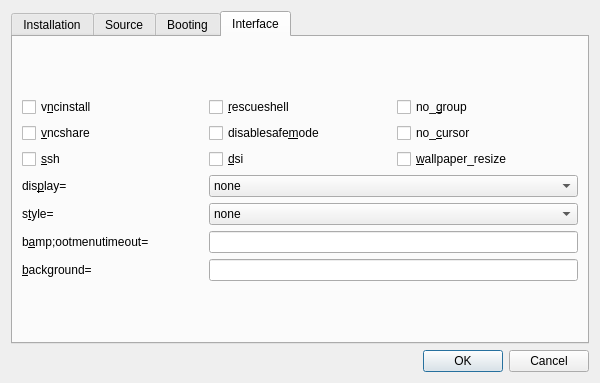
<?xml version="1.0" encoding="UTF-8"?>
<ui version="4.0">
 <class>OptionsDialog</class>
 <widget class="QDialog" name="OptionsDialog">
  <property name="geometry">
   <rect>
    <x>0</x>
    <y>0</y>
    <width>600</width>
    <height>383</height>
   </rect>
  </property>
  <property name="windowTitle">
   <string>PINN Options</string>
  </property>
  <layout class="QGridLayout" name="gridLayout">
   <item row="0" column="0">
    <layout class="QVBoxLayout" name="verticalLayout">
     <item>
      <widget class="QTabWidget" name="tabWidget">
       <property name="sizePolicy">
        <sizepolicy hsizetype="Expanding" vsizetype="Expanding">
         <horstretch>0</horstretch>
         <verstretch>0</verstretch>
        </sizepolicy>
       </property>
       <property name="toolTip">
        <string/>
       </property>
       <property name="currentIndex">
        <number>3</number>
       </property>
       <widget class="QWidget" name="installation">
        <attribute name="title">
         <string>Installation</string>
        </attribute>
        <layout class="QGridLayout" name="gridLayout_9">
         <item row="0" column="0">
          <layout class="QGridLayout" name="gridLayout_2">
           <item row="5" column="0">
            <widget class="QCheckBox" name="cb_noobsconfig">
             <property name="toolTip">
              <string>PREVENTS any noobsconfig customisations from being applied to an OS on installation</string>
             </property>
             <property name="text">
              <string>noobs&amp;config</string>
             </property>
            </widget>
           </item>
           <item row="1" column="0">
            <widget class="QLabel" name="l_reserve">
             <property name="toolTip">
              <string>Reserve some space on PINN's partition (MB)</string>
             </property>
             <property name="text">
              <string>re&amp;serve=</string>
             </property>
             <property name="buddy">
              <cstring>eb_reserve_space</cstring>
             </property>
            </widget>
           </item>
           <item row="5" column="1">
            <widget class="QLabel" name="l_configpath">
             <property name="toolTip">
              <string>Specifies a path or URL where the noobsconfig customisation files can be found (rather than being in /os/&amp;lt;distro&amp;gt;/)</string>
             </property>
             <property name="text">
              <string>&amp;configpath=</string>
             </property>
             <property name="buddy">
              <cstring>eb_configpath</cstring>
             </property>
            </widget>
           </item>
           <item row="5" column="2" colspan="2">
            <widget class="QLineEdit" name="eb_configpath">
             <property name="toolTip">
              <string>Specifies a path or URL where the noobsconfig customisation files can be found (rather than being in /os/&amp;lt;distro&amp;gt;/)</string>
             </property>
            </widget>
           </item>
           <item row="1" column="2" colspan="2">
            <widget class="QLineEdit" name="eb_reserve_space">
             <property name="toolTip">
              <string>Amount of space to reserve (MB) on PINN's partition</string>
             </property>
            </widget>
           </item>
           <item row="0" column="0">
            <widget class="QCheckBox" name="cb_runinstaller">
             <property name="toolTip">
              <string>Selecting this will erase all of your OSes</string>
             </property>
             <property name="text">
              <string>&amp;runinstaller</string>
             </property>
            </widget>
           </item>
           <item row="0" column="1">
            <widget class="QCheckBox" name="cb_noupdate">
             <property name="toolTip">
              <string>Prevents PINN from checking for self updates</string>
             </property>
             <property name="text">
              <string>no_&amp;update</string>
             </property>
            </widget>
           </item>
           <item row="0" column="2">
            <widget class="QCheckBox" name="cb_forceupdatepinn">
             <property name="toolTip">
              <string>Force PINN to self-update whenever a new version is detected</string>
             </property>
             <property name="text">
              <string>&amp;forceupdatepinn</string>
             </property>
            </widget>
           </item>
           <item row="0" column="3">
            <widget class="QCheckBox" name="cb_nofirmware">
             <property name="toolTip">
              <string>DO not update the firmware of old OSes on installation</string>
             </property>
             <property name="text">
              <string>nofirm&amp;ware</string>
             </property>
            </widget>
           </item>
           <item row="8" column="2">
            <widget class="QCheckBox" name="cb_allsd">
             <property name="toolTip">
              <string>Selects all OSes where the most recent one is on the SD card</string>
             </property>
             <property name="text">
              <string>&amp;allsd</string>
             </property>
            </widget>
           </item>
           <item row="9" column="2">
            <widget class="QCheckBox" name="cb_allusb">
             <property name="toolTip">
              <string>Selects all OSes where the most recent one is on a local USB drive</string>
             </property>
             <property name="text">
              <string>all&amp;usb</string>
             </property>
            </widget>
           </item>
           <item row="10" column="2">
            <widget class="QCheckBox" name="cb_allnetwork">
             <property name="toolTip">
              <string>Selects all OSes where the most recent one is on remote repositories.</string>
             </property>
             <property name="text">
              <string>all&amp;network</string>
             </property>
            </widget>
           </item>
           <item row="11" column="2">
            <widget class="QCheckBox" name="cb_allinstalled">
             <property name="toolTip">
              <string>Ensures all installed OSes are selected again.</string>
             </property>
             <property name="text">
              <string>all&amp;installed</string>
             </property>
            </widget>
           </item>
           <item row="8" column="3">
            <widget class="QCheckBox" name="cb_waitsd">
             <property name="toolTip">
              <string>Waits for all OSes on the SD card to be listed</string>
             </property>
             <property name="text">
              <string>&amp;waitsd</string>
             </property>
            </widget>
           </item>
           <item row="9" column="3">
            <widget class="QCheckBox" name="cb_waitusb">
             <property name="toolTip">
              <string>Waits for all OSes on local USBs to be listed</string>
             </property>
             <property name="text">
              <string>waitus&amp;b</string>
             </property>
            </widget>
           </item>
           <item row="10" column="3">
            <widget class="QCheckBox" name="cb_waitnetwork">
             <property name="toolTip">
              <string>Waits for all OS lists to be downloaded from the internet before checking the list of OSes</string>
             </property>
             <property name="text">
              <string>waitnetwor&amp;k</string>
             </property>
            </widget>
           </item>
           <item row="11" column="3">
            <widget class="QCheckBox" name="cb_waitall">
             <property name="toolTip">
              <string>Waits for OSes from all sources to be listed</string>
             </property>
             <property name="text">
              <string>waita&amp;ll</string>
             </property>
            </widget>
           </item>
           <item row="8" column="0" rowspan="4" colspan="2">
            <widget class="QListWidget" name="lv_select">
             <property name="toolTip">
              <string>The list of OSes that will be selected at startup</string>
             </property>
            </widget>
           </item>
           <item row="1" column="1">
            <widget class="QCheckBox" name="cb_reserve_plus">
             <property name="toolTip">
              <string>Reserve an ADDITIONAL amount of space</string>
             </property>
             <property name="text">
              <string>+</string>
             </property>
            </widget>
           </item>
           <item row="6" column="2">
            <widget class="QCheckBox" name="cb_silentreinstallnewer">
             <property name="toolTip">
              <string>Automatically reinstalls any selected OSes if newer versions exist</string>
             </property>
             <property name="text">
              <string>sil&amp;entreinstallnewer</string>
             </property>
            </widget>
           </item>
           <item row="6" column="1">
            <widget class="QCheckBox" name="cb_silentinstall">
             <property name="toolTip">
              <string>Allows a single or multiple OSes to be installed automatically, useful during headless installs. </string>
             </property>
             <property name="text">
              <string>&amp;silentinstall</string>
             </property>
            </widget>
           </item>
           <item row="6" column="0">
            <widget class="QLabel" name="label">
             <property name="text">
              <string>selec&amp;t=</string>
             </property>
             <property name="buddy">
              <cstring>lv_select</cstring>
             </property>
            </widget>
           </item>
          </layout>
         </item>
        </layout>
       </widget>
       <widget class="QWidget" name="source">
        <attribute name="title">
         <string>Source</string>
        </attribute>
        <layout class="QGridLayout" name="gridLayout_8">
         <item row="0" column="0">
          <layout class="QGridLayout" name="gridLayout_3">
           <item row="3" column="0">
            <widget class="QCheckBox" name="cb_no_default_source">
             <property name="toolTip">
              <string>Prevents the default RaspberryPi Foundation repository from being used.</string>
             </property>
             <property name="text">
              <string>no_&amp;default_source</string>
             </property>
            </widget>
           </item>
           <item row="4" column="0">
            <widget class="QCheckBox" name="cb_disableusbimages">
             <property name="toolTip">
              <string>Prevents OSes stored on local USB memory devices from being used.</string>
             </property>
             <property name="text">
              <string>disable&amp;usbimages</string>
             </property>
            </widget>
           </item>
           <item row="5" column="0">
            <widget class="QCheckBox" name="cb_disablesdimages">
             <property name="toolTip">
              <string>Prevent OSes stored on the SD card from being used.</string>
             </property>
             <property name="text">
              <string>disable&amp;sdimages</string>
             </property>
            </widget>
           </item>
           <item row="6" column="0">
            <widget class="QCheckBox" name="cb_showall">
             <property name="toolTip">
              <string>Shows all available installable OSes, whether they are suitable for the current model of Pi or not. Useful for preparing SD cards to be used in other RPis.</string>
             </property>
             <property name="text">
              <string>&amp;showall</string>
             </property>
            </widget>
           </item>
           <item row="0" column="0">
            <widget class="QLabel" name="l_repo_list">
             <property name="toolTip">
              <string>Provides the URL of a repo_list.json file that contains a list of URLs to other os-list_v3.json files. This allows easy remote management of Internet repositories.</string>
             </property>
             <property name="text">
              <string>repo_&amp;list=</string>
             </property>
             <property name="buddy">
              <cstring>eb_repo_list</cstring>
             </property>
            </widget>
           </item>
           <item row="1" column="0">
            <widget class="QLabel" name="l_repo">
             <property name="toolTip">
              <string>Similar to alt_image_source but it matches the NOOBS method of specifying a list of additional respositories as a space separated quoted string.</string>
             </property>
             <property name="text">
              <string>&amp;repo=</string>
             </property>
             <property name="buddy">
              <cstring>eb_repo</cstring>
             </property>
            </widget>
           </item>
           <item row="0" column="1">
            <widget class="QLineEdit" name="eb_repo_list">
             <property name="toolTip">
              <string>Provides the URL of a repo_list.json file that contains a list of URLs to other os-list_v3.json files. This allows easy remote management of Internet repositories.</string>
             </property>
            </widget>
           </item>
           <item row="2" column="0">
            <widget class="QLabel" name="l_alt_image_source">
             <property name="toolTip">
              <string>: Provides the URL of an additional os_list_v3.json file indicating the location of other OSes that can be downloaded from the Internet. Multiple instances of this option can be used.</string>
             </property>
             <property name="text">
              <string>alt_&amp;image_source=</string>
             </property>
             <property name="buddy">
              <cstring>eb_alt_image_source</cstring>
             </property>
            </widget>
           </item>
           <item row="1" column="1">
            <widget class="QLineEdit" name="eb_repo">
             <property name="toolTip">
              <string>Similar to alt_image_source but it matches the NOOBS method of specifying a list of additional respositories as a space separated quoted string.</string>
             </property>
            </widget>
           </item>
           <item row="2" column="1">
            <widget class="QLineEdit" name="eb_alt_image_source">
             <property name="toolTip">
              <string>: Provides the URL of an additional os_list_v3.json file indicating the location of other OSes that can be downloaded from the Internet. Multiple instances of this option can be used.</string>
             </property>
            </widget>
           </item>
          </layout>
         </item>
        </layout>
       </widget>
       <widget class="QWidget" name="booting">
        <attribute name="title">
         <string>Booting</string>
        </attribute>
        <layout class="QGridLayout" name="gridLayout_7">
         <item row="0" column="0">
          <layout class="QGridLayout" name="gridLayout_4">
           <item row="3" column="0">
            <widget class="QLabel" name="l_remotetimeout">
             <property name="toolTip">
              <string>When used in conjunction with forcetrigger it sets a maximum timeout period in seconds for the recovery menu to be displayed before continuing to the boot selection dialog and potentially selecting a default OS to boot.</string>
             </property>
             <property name="text">
              <string>&amp;remotetimeout=&lt;secs&gt;</string>
             </property>
             <property name="buddy">
              <cstring>eb_remotetimeout</cstring>
             </property>
            </widget>
           </item>
           <item row="0" column="0">
            <widget class="QCheckBox" name="cb_forcetrigger">
             <property name="toolTip">
              <string>Forces the PINN interface to be entered on startup (as if the shift key had been pressed). This is very useful when using a VNC connection.</string>
             </property>
             <property name="text">
              <string>&amp;forcetrigger</string>
             </property>
            </widget>
           </item>
           <item row="0" column="1">
            <widget class="QCheckBox" name="cb_gpiotriggerenable">
             <property name="toolTip">
              <string>Forces Recovery Mode to be entered on boot if GPIO pin 3 on header P1 is connected to GND (pin 25).</string>
             </property>
             <property name="text">
              <string>&amp;gpiotriggerenable</string>
             </property>
            </widget>
           </item>
           <item row="4" column="0">
            <widget class="QLabel" name="l_networktimeout">
             <property name="toolTip">
              <string>This setting allows the network timeout to be specified in seconds, especially for networks that take longer to establish.</string>
             </property>
             <property name="text">
              <string>&amp;networktimeout=&lt;secs&gt;</string>
             </property>
             <property name="buddy">
              <cstring>eb_networktimeout</cstring>
             </property>
            </widget>
           </item>
           <item row="0" column="2">
            <widget class="QCheckBox" name="cb_keyboardtriggerenable">
             <property name="toolTip">
              <string>Prevents a SHIFT keypress from entering Recovery Mode on boot (maybe you have a problematic keyboard which is erroneously triggering every time you boot)</string>
             </property>
             <property name="text">
              <string>&amp;keyboardtriggerenable</string>
             </property>
            </widget>
           </item>
           <item row="3" column="1" colspan="2">
            <widget class="QLineEdit" name="eb_remotetimeout">
             <property name="toolTip">
              <string>When used in conjunction with forcetrigger it sets a maximum timeout period in seconds for the recovery menu to be displayed before continuing to the boot selection dialog and potentially selecting a default OS to boot.</string>
             </property>
            </widget>
           </item>
           <item row="4" column="1" colspan="2">
            <widget class="QLineEdit" name="eb_networktimeout">
             <property name="toolTip">
              <string>This setting allows the network timeout to be specified in seconds, especially for networks that take longer to establish.</string>
             </property>
            </widget>
           </item>
          </layout>
         </item>
        </layout>
       </widget>
       <widget class="QWidget" name="interface">
        <attribute name="title">
         <string>Interface</string>
        </attribute>
        <layout class="QGridLayout" name="gridLayout_6">
         <item row="0" column="0">
          <layout class="QGridLayout" name="gridLayout_5">
           <property name="rightMargin">
            <number>0</number>
           </property>
           <item row="0" column="0">
            <widget class="QCheckBox" name="cb_vncinstall">
             <property name="toolTip">
              <string>Uses a VNC network connection to control PINN instead of any locally attached keyboard, mouse and display. When this is used, any local display will remain blank.</string>
             </property>
             <property name="text">
              <string>v&amp;ncinstall</string>
             </property>
            </widget>
           </item>
           <item row="1" column="0">
            <widget class="QCheckBox" name="cb_vncshare">
             <property name="toolTip">
              <string>Uses a VNC network connection to control PINN. However, unlike vncinstall, any locally attached keyboard and mouse will still be active and the display will be duplicated to the local screen and the VNC connection.</string>
             </property>
             <property name="text">
              <string>&amp;vncshare</string>
             </property>
            </widget>
           </item>
           <item row="2" column="0">
            <widget class="QCheckBox" name="cb_ssh">
             <property name="toolTip">
              <string>Enables an SSH connection to the rescueshell in PINN. It cannot be used to control PINN, but having a shell is very useful to perform remote maintenance on any of the SD card partitions.</string>
             </property>
             <property name="text">
              <string>&amp;ssh</string>
             </property>
            </widget>
           </item>
           <item row="0" column="1">
            <widget class="QCheckBox" name="cb_rescueshell">
             <property name="toolTip">
              <string>This option causes a local command shell to be opened when PINN is booted. When the shell is exited, PINN will then be booted as normal.</string>
             </property>
             <property name="text">
              <string>&amp;rescueshell</string>
             </property>
            </widget>
           </item>
           <item row="1" column="1">
            <widget class="QCheckBox" name="cb_disablesafemode">
             <property name="toolTip">
              <string>Prevents safemode being entered if you have external hardware that pulls pin 5 low.</string>
             </property>
             <property name="text">
              <string>disablesafe&amp;mode</string>
             </property>
            </widget>
           </item>
           <item row="2" column="1">
            <widget class="QCheckBox" name="cb_dsi">
             <property name="toolTip">
              <string>A special boot feature to swap the priority of the DSI and HDMI video outputs, allowing an OS to give priority to a HDMI screen if attached.</string>
             </property>
             <property name="text">
              <string>&amp;dsi</string>
             </property>
            </widget>
           </item>
           <item row="0" column="2">
            <widget class="QCheckBox" name="cb_no_group">
             <property name="toolTip">
              <string>Prevents the list of OSes from being grouped into categories.</string>
             </property>
             <property name="text">
              <string>no_&amp;group</string>
             </property>
            </widget>
           </item>
           <item row="1" column="2">
            <widget class="QCheckBox" name="cb_no_cursor">
             <property name="toolTip">
              <string>Prevents the cursor from being shown on the boot selection dialog (requested for touchscreen devices)</string>
             </property>
             <property name="text">
              <string>no_&amp;cursor</string>
             </property>
            </widget>
           </item>
           <item row="2" column="2">
            <widget class="QCheckBox" name="cb_wallpaper_resize">
             <property name="toolTip">
              <string>Causes a customised wallpaper.jpg or wallpaper.png file to be resized to fill the entire desktop</string>
             </property>
             <property name="text">
              <string>&amp;wallpaper_resize</string>
             </property>
            </widget>
           </item>
           <item row="6" column="0">
            <widget class="QLabel" name="l_display">
             <property name="toolTip">
              <string>Sets one of 4 simple display modes: 0=HDMI preferred, 1=HDMI safe, 2= PAL 4:3, 3=NTSC  4:3</string>
             </property>
             <property name="text">
              <string>dis&amp;play=</string>
             </property>
             <property name="buddy">
              <cstring>dd_display</cstring>
             </property>
            </widget>
           </item>
           <item row="8" column="0">
            <widget class="QLabel" name="l_style">
             <property name="toolTip">
              <string>Changes the style of the windows</string>
             </property>
             <property name="text">
              <string>s&amp;tyle=</string>
             </property>
             <property name="buddy">
              <cstring>dd_style</cstring>
             </property>
            </widget>
           </item>
           <item row="9" column="0">
            <widget class="QLabel" name="l_bootmenutimeout">
             <property name="toolTip">
              <string>Changes the default timeout allowed before an OS is booted without any selection. </string>
             </property>
             <property name="text">
              <string>b&amp;ootmenutimeout=&lt;secs&gt;</string>
             </property>
             <property name="buddy">
              <cstring>eb_bootmenutimeout</cstring>
             </property>
            </widget>
           </item>
           <item row="10" column="0">
            <widget class="QLabel" name="l_background">
             <property name="toolTip">
              <string>To change the background colour for the screen and most windows, add background=r,g,b, where 0,0,0 is black and 255,255,255 is white. I suggest to use values above 127.</string>
             </property>
             <property name="text">
              <string>&amp;background=&lt;r,g,b&gt;</string>
             </property>
             <property name="buddy">
              <cstring>eb_background</cstring>
             </property>
            </widget>
           </item>
           <item row="6" column="1" colspan="2">
            <widget class="QComboBox" name="dd_display">
             <property name="toolTip">
              <string>Sets one of 4 simple display modes: 0=HDMI preferred, 1=HDMI safe, 2= PAL 4:3, 3=NTSC  4:3</string>
             </property>
             <item>
              <property name="text">
               <string>none</string>
              </property>
             </item>
             <item>
              <property name="text">
               <string>0</string>
              </property>
             </item>
             <item>
              <property name="text">
               <string>1</string>
              </property>
             </item>
             <item>
              <property name="text">
               <string>2</string>
              </property>
             </item>
             <item>
              <property name="text">
               <string>3</string>
              </property>
             </item>
            </widget>
           </item>
           <item row="8" column="1" colspan="2">
            <widget class="QComboBox" name="dd_style">
             <property name="toolTip">
              <string>Changes the style of the windows</string>
             </property>
             <item>
              <property name="text">
               <string>none</string>
              </property>
             </item>
             <item>
              <property name="text">
               <string>windows</string>
              </property>
             </item>
             <item>
              <property name="text">
               <string>motif</string>
              </property>
             </item>
             <item>
              <property name="text">
               <string>platinum</string>
              </property>
             </item>
            </widget>
           </item>
           <item row="9" column="1" colspan="2">
            <widget class="QLineEdit" name="eb_bootmenutimeout">
             <property name="toolTip">
              <string>Changes the default timeout allowed before an OS is booted without any selection. </string>
             </property>
            </widget>
           </item>
           <item row="10" column="1" colspan="2">
            <widget class="QLineEdit" name="eb_background">
             <property name="toolTip">
              <string>To change the background colour for the screen and most windows, add background=r,g,b, where 0,0,0 is black and 255,255,255 is white. I suggest to use values above 127.</string>
             </property>
            </widget>
           </item>
          </layout>
         </item>
        </layout>
       </widget>
      </widget>
     </item>
    </layout>
   </item>
   <item row="1" column="0">
    <widget class="QDialogButtonBox" name="buttonBox">
     <property name="standardButtons">
      <set>QDialogButtonBox::Cancel|QDialogButtonBox::Ok</set>
     </property>
    </widget>
   </item>
  </layout>
 </widget>
 <resources/>
 <connections/>
</ui>
